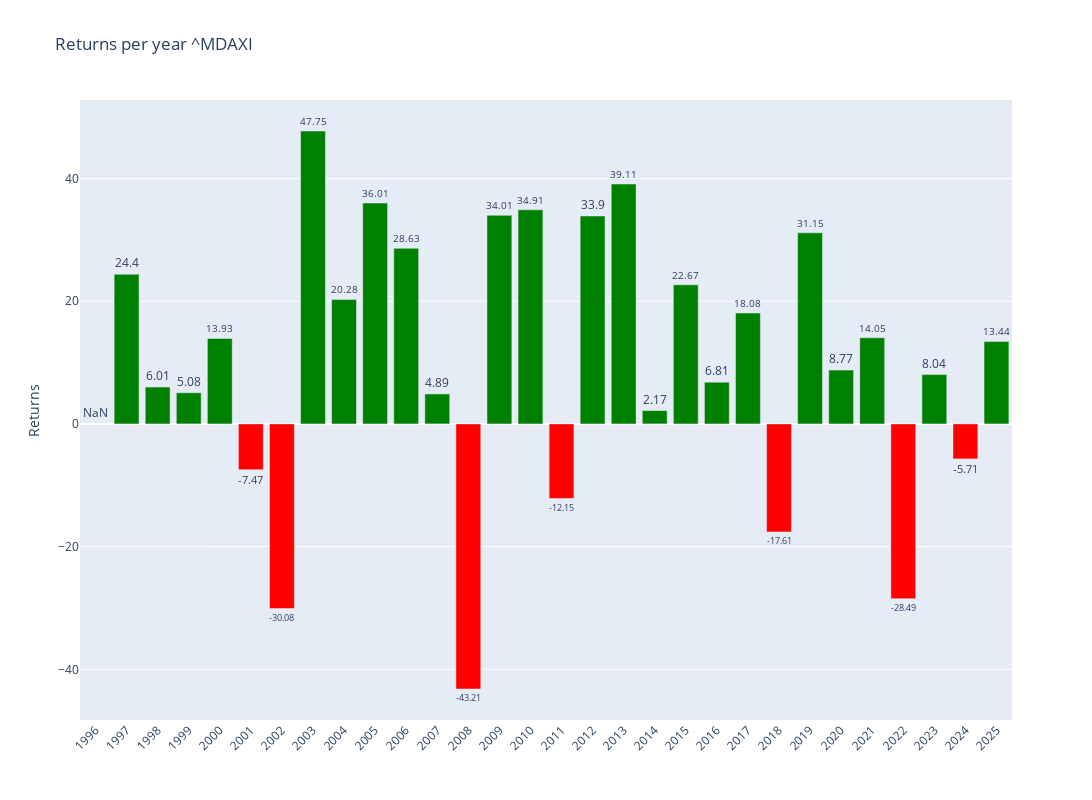

This figure's notebook cell:
### Code cell
# Plotly
fig = make_subplots()

# Add colors
colors = ['green' if x >= 0 else 'red' for x in annual_data['Return']]

# Graph (1,1)
fig.add_trace(go.Bar(y=annual_data['Return'],x=annual_data['Return'].index,text=round(annual_data['Return'],2),textposition='outside',marker_color=colors,hoverinfo='skip'),row=1,col=1)

# Update xaxis properties
fig.update_yaxes(title_text="Returns", row=1, col=1)

fig.update_layout(xaxis=dict(tickvals=annual_data.index,tickangle=-45),height=800, width=1300,title=f"Returns per year {ticker}")

fig.show()

### Figure 1 — Plotly figure (JSON) as saved in the notebook; plotly's stock layout.template omitted (floating-point values rounded to 4 significant figures)
{"data": [{"hoverinfo": "skip", "marker": {"color": ["red", "green", "green", "green", "green", "red", "red", "green", "green", "green", "green", "green", "red", "green", "green", "red", "green", "green", "green", "green", "green", "green", "red", "green", "green", "green", "red", "green", "red", "green"]}, "text": [NaN, 24.4, 6.01, 5.08, 13.93, -7.47, -30.08, 47.75, 20.28, 36.01, 28.63, 4.89, -43.21, 34.01, 34.91, -12.15, 33.9, 39.11, 2.17, 22.67, 6.81, 18.08, -17.61, 31.15, 8.77, 14.05, -28.49, 8.04, -5.71, 13.44], "textposition": "outside", "type": "bar", "x": [1996, 1997, 1998, 1999, 2000, 2001, 2002, 2003, 2004, 2005, 2006, 2007, 2008, 2009, 2010, 2011, 2012, 2013, 2014, 2015, 2016, 2017, 2018, 2019, 2020, 2021, 2022, 2023, 2024, 2025], "xaxis": "x", "y": [NaN, 24.4, 6.006, 5.079, 13.93, -7.469, -30.08, 47.75, 20.28, 36.01, 28.63, 4.888, -43.21, 34.01, 34.91, -12.15, 33.9, 39.11, 2.174, 22.67, 6.808, 18.08, -17.61, 31.15, 8.772, 14.05, -28.49, 8.041, -5.705, 13.44], "yaxis": "y"}], "layout": {"height": 800, "title": {"text": "Returns per year ^MDAXI"}, "width": 1300, "xaxis": {"anchor": "y", "domain": [0, 1], "tickangle": -45, "tickvals": [1996, 1997, 1998, 1999, 2000, 2001, 2002, 2003, 2004, 2005, 2006, 2007, 2008, 2009, 2010, 2011, 2012, 2013, 2014, 2015, 2016, 2017, 2018, 2019, 2020, 2021, 2022, 2023, 2024, 2025]}, "yaxis": {"anchor": "x", "domain": [0, 1], "title": {"text": "Returns"}}}}
